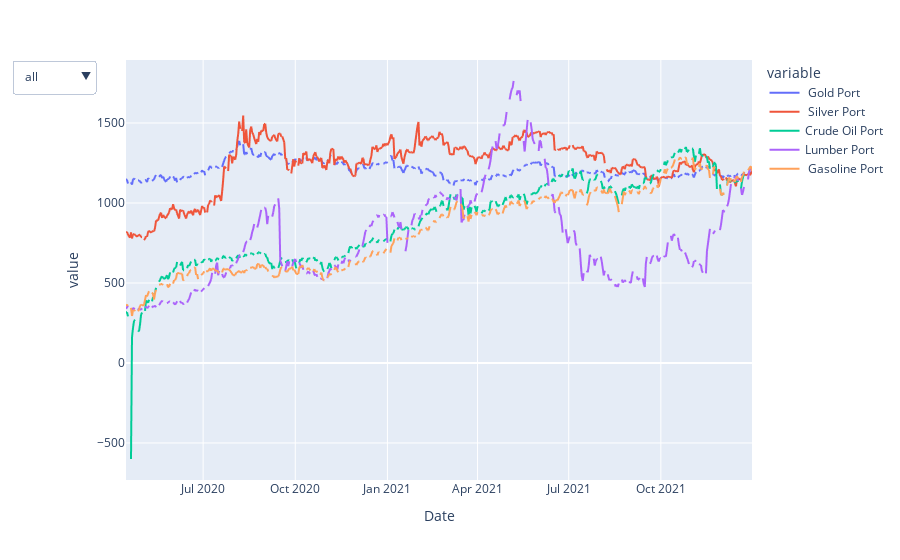

Source (notebook cell):
### Code cell
#Build a figure for all series
fig = px.line(resources_sliced, x=resources_sliced.index, y = resources_sliced.columns)
#Map lines/series to groups
maps = {'group 1': ['Gold Port', 'Silver Port'],
           'group 2':['Crude Oil Port', 'Lumber Port', "Gasoline Port"]}

#Create group and trace visibilites
group = []
vis = []
visList = []
for m in maps.keys():
    for col in resources_sliced.columns:
        if col in maps[m]:
            vis.append(True)
        else:
            vis.append(False)
    group.append(m)
    visList.append(vis)
    vis = []
    
#Create buttons for each group
buttons = []
for i, g in enumerate(group):
    button =  dict(label=g,
                   method = 'restyle',
                    args = ['visible',visList[i]])
    buttons.append(button)

buttons = [{'label': 'all',
                 'method': 'restyle',
                 'args': ['visible', [True, True, True, True, True, True]]}] + buttons

                     

# update layout with buttons                       
fig.update_layout(
    updatemenus=[
        dict(
        type="dropdown",
        direction="down",
        buttons = buttons)
    ],
)
# buttons
fig.show()

### Figure 1 — Plotly figure (JSON) as saved in the notebook; plotly's stock layout.template omitted (floating-point values rounded to 4 significant figures; data arrays with more than 128 entries replaced by an {"elided": "..."} marker saying what was removed)
{"data": [{"hovertemplate": "variable= Gold Port<br>Date=%{x}<br>value=%{y}<extra></extra>", "legendgroup": " Gold Port", "line": {"color": "#636efa", "dash": "solid"}, "marker": {"symbol": "circle"}, "mode": "lines", "name": " Gold Port", "showlegend": true, "type": "scattergl", "x": {"elided": "546 str values"}, "xaxis": "x", "y": {"elided": "546 float values"}, "yaxis": "y"}, {"hovertemplate": "variable= Silver Port<br>Date=%{x}<br>value=%{y}<extra></extra>", "legendgroup": " Silver Port", "line": {"color": "#EF553B", "dash": "solid"}, "marker": {"symbol": "circle"}, "mode": "lines", "name": " Silver Port", "showlegend": true, "type": "scattergl", "x": {"elided": "546 str values"}, "xaxis": "x", "y": {"elided": "546 float values"}, "yaxis": "y"}, {"hovertemplate": "variable=Crude Oil Port<br>Date=%{x}<br>value=%{y}<extra></extra>", "legendgroup": "Crude Oil Port", "line": {"color": "#00cc96", "dash": "solid"}, "marker": {"symbol": "circle"}, "mode": "lines", "name": "Crude Oil Port", "showlegend": true, "type": "scattergl", "x": {"elided": "546 str values"}, "xaxis": "x", "y": {"elided": "546 float values"}, "yaxis": "y"}, {"hovertemplate": "variable=Lumber Port<br>Date=%{x}<br>value=%{y}<extra></extra>", "legendgroup": "Lumber Port", "line": {"color": "#ab63fa", "dash": "solid"}, "marker": {"symbol": "circle"}, "mode": "lines", "name": "Lumber Port", "showlegend": true, "type": "scattergl", "x": {"elided": "546 str values"}, "xaxis": "x", "y": {"elided": "546 float values"}, "yaxis": "y"}, {"hovertemplate": "variable= Gasoline Port<br>Date=%{x}<br>value=%{y}<extra></extra>", "legendgroup": " Gasoline Port", "line": {"color": "#FFA15A", "dash": "solid"}, "marker": {"symbol": "circle"}, "mode": "lines", "name": " Gasoline Port", "showlegend": true, "type": "scattergl", "x": {"elided": "546 str values"}, "xaxis": "x", "y": {"elided": "546 float values"}, "yaxis": "y"}], "layout": {"autosize": true, "legend": {"title": {"text": "variable"}, "tracegroupgap": 0}, "margin": {"t": 60}, "updatemenus": [{"buttons": [{"args": ["visible", [true, true, true, true, true, true]], "label": "all", "method": "restyle"}, {"args": ["visible", [false, false, false, false, false]], "label": "group 1", "method": "restyle"}, {"args": ["visible", [false, false, true, true, false]], "label": "group 2", "method": "restyle"}], "direction": "down", "type": "dropdown"}], "xaxis": {"anchor": "y", "autorange": true, "domain": [0, 1], "range": ["2020-04-15", "2021-12-31"], "title": {"text": "Date"}, "type": "date"}, "yaxis": {"anchor": "x", "autorange": true, "domain": [0, 1], "range": [-731.7, 1894.0], "title": {"text": "value"}, "type": "linear"}}}
